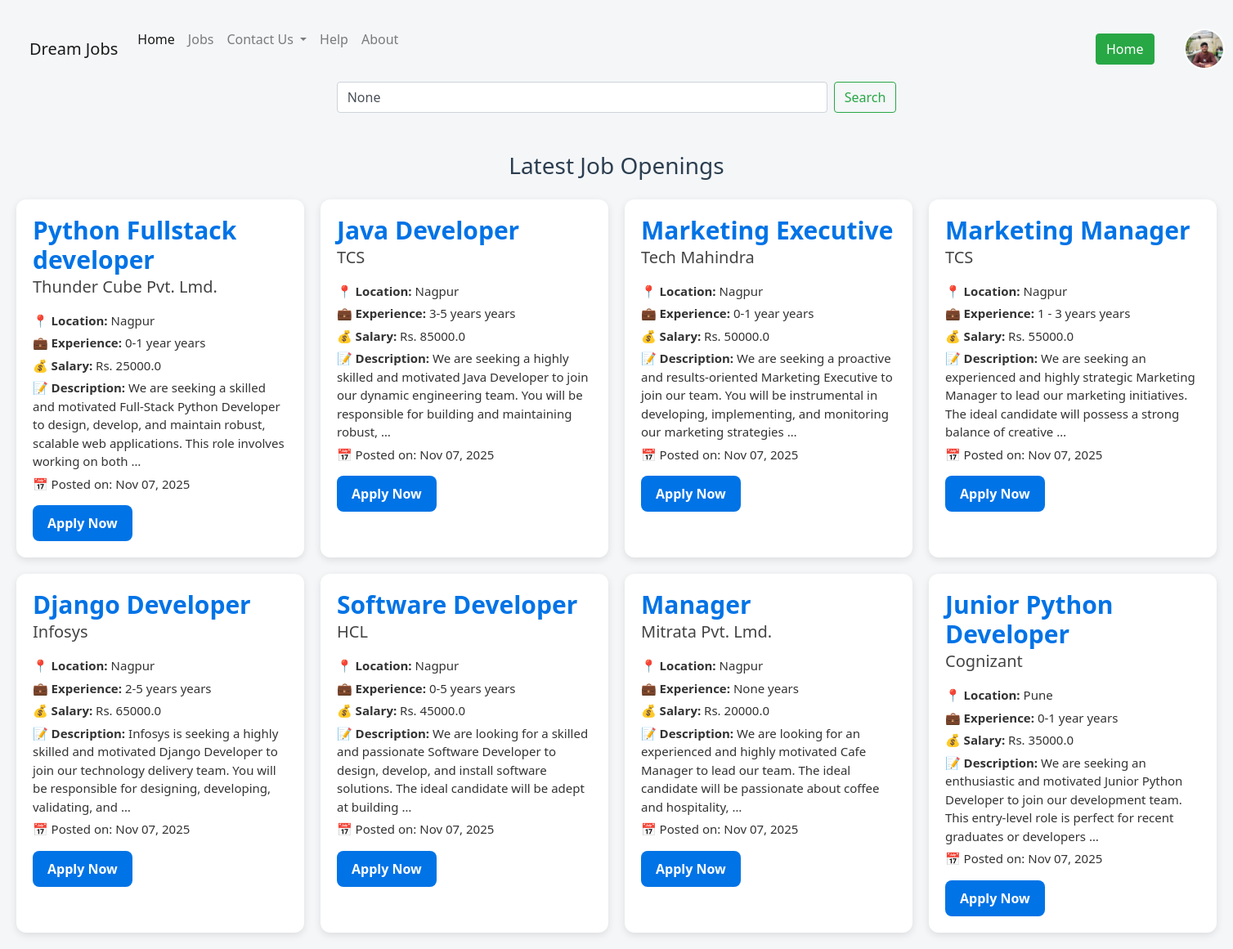
The app's page /jobs/ (signed in) with its own data.
### jobapp2/models.py (models this page shows, shortened)
class Profile(models.Model):
    user          = models.OneToOneField(settings.AUTH_USER_MODEL, on_delete=models.CASCADE)
    phone         = models.CharField(max_length=10, blank=True, null=True, validators=[mob_regex])
    address       = models.TextField(blank=True, null=True)
    profile_pic   = models.ImageField(upload_to="profile_pics/", default="default-avatar.png", blank=True, null=True)
    skills        = models.TextField(blank=True, null=True)
    experience    = models.TextField(blank=True, null=True)
    resume        = models.FileField(upload_to="resumes/", blank=True, null=True)
    github        = models.URLField(blank=True , null=True)

### jobapp/models.py (models this page shows, shortened)
class ItJobs(models.Model):
    industry_choices = [
        ("it", "IT"),
        ("mechanical", "Mechanical"),
        ("civil", "Civil"),
        ("management", "Management"),
        ("electrical","Electrical"),
        ("healthcare","HealthCare"),
        ("other","Other"),
    ]
    job_type_choices = [
        ("full-time","Full-Time"),
        ("part-time", "Part-Time"),
        ("hybrid", "Hybrid"),
        ("internship", "Internship"),
        ("freelacing", "Freelancing"),
        ("other", "Other"),
    ]
    company_name                = models.CharField(max_length=100)
    industry                    = models.CharField('Industry', max_length= 30, choices=industry_choices, default='Select-Industry')
    company_email               = models.EmailField('Company Email', default="Ex. abc@gmail.com")
    contact_person_name         = models.CharField('Contact Person Name', max_length=50)
    contact_person_email        = models.EmailField('Contact Person Email', default="Ex. abc@gmail.com")
    contact_person_mobile       = models.CharField('Contact Person Mobile Number', max_length=10, validators=[mob_regex])
    company_address             = models.TextField('Company Address')
    company_description         = models.TextField('Company Description')
    job_title                   = models.CharField('Job Title' , max_length=100)
    job_type                    = models.CharField('Job Type', max_length=20, choices=job_type_choices, default="Select-Job-Type")
    num_vacancy                 = models.IntegerField('Number of Vacancies')
    job_location                = models.CharField('Location' , max_length=100, default="Enter-City")
    job_discription             = models.TextField('Job Description' ,null=True , blank=True)
    key_skiils                  = models.TextField('Required Skills')
    experience                  = models.CharField('Experience Required', null=True, blank=True)
    Edu_qualification           = models.TextField('Education Qualification')
    pass_batch                  = models.CharField('Passout Batch', null=True, blank=True)
    salary                      = models.FloatField('Salary per Month')
    app_deadline                = models.DateField('Application Deadline')
    hiring_process              = models.TextField('Hiring Process')
    posted_on                   = models.DateTimeField(auto_now_add=True)
    posted_by = models.ForeignKey(
        settings.AUTH_USER_MODEL,
        on_delete = models.CASCADE,
        related_name = "jobs",
        null=True,
        blank=True
    )

### jobapp2/views.py (the view)
# urls.py: path('jobs/',views.all_jobs, name='jobs'),
def all_jobs(request):
    query = request.GET.get('q')
    if query:
        jobs = ItJobs.objects.filter(
            company_name__icontains=query
        ) | ItJobs.objects.filter(
            industry__icontains=query
        ) | ItJobs.objects.filter(
            job_title__icontains=query
        ) | ItJobs.objects.filter(
            job_location__icontains=query
        )
    else:
        jobs = ItJobs.objects.all()
    profile = None
    if request.user.is_authenticated:
        profile = Profile.objects.filter(user=request.user).first()
    context={
        'jobs' : jobs,
        'query' : query,
        'profile' : profile
    }
    return render(request, 'jobapp2/jobs.html', context)

### jobapp2/templates/jobapp2/jobs.html (shortened to what this page needs)
<!doctype html>
<html lang="en">
<head>
    {% load static %}
    <link rel="stylesheet" href="https://cdn.jsdelivr.net/npm/bootstrap@4.0.0/dist/css/bootstrap.min.css">
    <link rel="stylesheet" href="{% static 'css/job_list.css' %}">
</head>
<body>
  <nav class="navbar navbar-expand-lg navbar-light bg-light" style="background: transparent !important;">
  <a class="navbar-brand" href="{% url 'home' %}">Dream Jobs</a>
  <div class="collapse navbar-collapse" id="navbarSupportedContent">
    <ul class="navbar-nav mr-auto">
      <li class="nav-item active">
        <a class="nav-link" href="{% url 'home' %}">Home <span class="sr-only">(current)</span></a>
      </li>
      <li class="nav-item">
        <a class="nav-link" href="/jobs/">Jobs</a>
      </li>
      <li class="nav-item dropdown">
        <a class="nav-link dropdown-toggle" href="#" id="navbarDropdown" role="button" data-toggle="dropdown" aria-haspopup="true" aria-expanded="false">
          Contact Us
        </a>&nbsp;&nbsp;
      </li>
      <li class="nav-item">
        <a class="nav-link" href="/help/">Help</a>
      </li>
      <li>
        <a class="nav-link" href="/about/">About</a>
      </li>
      <div class="form-inline my-2 my-lg-0" style="position: relative; left: 185%;">
        <a class="btn btn-success" type="submit" href="{% url 'home' %}" role="button"> Home </a>
        {% if user.is_authenticated %}
          <div class="profile-icon" style="position: relative; left: 30%;">
            <a href="{% url 'dashboard_redirect' %}">
              {% if profile and profile.profile_pic %}
                <img src="{{ profile.profile_pic.url }}"
                  alt="Profile Picture"
                  class="rounded-circle"
                  style="width:50px; height:50px; object-fit: cover; border: 2px solid #fff;">
              {% else %}
                  <img src="{% static 'images/default-avatar.png' %}"
                    alt="Profile"
                    style="width:40px; height:40px; border-radius: 50%; background: white; padding: 5px;">
              {% endif %}
            </a>
          </div>
        {% else %}
            <a type="button" class="btn btn-light" href="/login/" style="color: #2a7bcb;">
              Login
            </a>
        {% endif %}
      </div>
    </ul>
</nav>
<form method="get" action="" class="form-inline my-2 my-lg-0" style="display: flex; justify-content: center;">
  <input class="form-control mr-sm-2"
         type="search"
         name="q"
         placeholder="Search by company, industry, title or location"
         aria-label="Search"
         value="{{ query }}"
         style="width: 600px;">
  <button class="btn btn-outline-success my-2 my-sm-0" type="submit">Search</button>
</form>
<br><br>
    <h2 class="page-title text-center mb-4">Latest Job Openings</h2>
    <div class="jobs-container">
        {% for job in jobs %}
  <div class="job-card">
    <a href="{% url 'job_details_only' job.id %}" class="job-card-link">
      <div class="job-header">
          <h3 class="job-title">{{ job.job_title }}</h3>
          <span class="company">{{ job.company_name }}</span>
      </div>
      <div class="job-info">
          <p><strong>📍 Location:</strong> {{ job.job_location }}</p>
          <p><strong>💼 Experience:</strong> {{ job.experience }} years</p>
          <p><strong>💰 Salary:</strong> Rs. {{ job.salary }}</p>
          <p><strong>📝 Description:</strong> {{ job.job_discription|truncatewords:25 }}</p>
          <p class="posted">📅 Posted on: {{ job.posted_on|date:"M d, Y" }}</p>
      </div>
      <div class="job-actions">
        {% if user.is_authenticated %}
          <a href="{% url 'apply_job' job.id %}" class="btn-apply" onclick="event.stopPropagation()">Apply Now</a>
        {% else %}
          <a href="{% url 'login' %}" class="btn-apply" onclick="event.stopPropagation()">Apply Now</a>
        {% endif %}
      </div>
    </a>
  </div>
        {% empty %}
        <p class="text-center text-muted">No jobs available.</p>
        {% endfor %}
    </div>
</body>
</html>

### jobapp2/static/css/job_list.css (style rules this page uses)
body { font-family: 'Segoe UI', Tahoma, Geneva, Verdana, sans-serif; background: #f4f6f8; margin: 0; padding: 20px; }
.page-title { text-align: center; font-size: 28px; color: #2c3e50; margin-bottom: 30px; }
.jobs-container { display: grid; grid-template-columns: repeat(auto-fit, minmax(350px, 1fr)); gap: 20px; }
.job-card { background: #fff; border-radius: 12px; padding: 20px; box-shadow: 0 3px 10px rgba(0,0,0,0.1); transition: 0.3s ease; position: relative; }
.job-header { margin-bottom: 15px; }
.job-title { font-size: 30px; font-weight: bold; color: #0073e6; margin: 0; }
.company { display: block; color: #444; font-size: 20px; }
.job-info p { margin: 5px 0; color: #333; font-size: 15px; }
.posted { font-size: 13px; color: #777; }
.job-actions { margin-top: 15px; }
.btn-apply { display: inline-block; padding: 10px 18px; background: #0073e6; color: #fff; text-decoration: none; border-radius: 8px; font-weight: bold; transition: background 0.3s; }

### records on screen
Profile: profile_pic (picture)
ItJobs: job_title "Python Fullstack developer", company_name "Thunder Cube Pvt. Lmd.", job_location "Nagpur", experience "0-1 year", salary "25000.0", job_discription "We are seeking a skilled and motivated Full-Stack Python Developer to design, develop, and maintain robust, scalable web applications. This role involves working on both …", posted_on "Nov 07, 2025"
ItJobs: job_title "Java Developer", company_name "TCS", job_location "Nagpur", experience "3-5 years", salary "85000.0", job_discription "We are seeking a highly skilled and motivated Java Developer to join our dynamic engineering team. You will be responsible for building and maintaining robust, …", posted_on "Nov 07, 2025"
ItJobs: job_title "Marketing Executive", company_name "Tech Mahindra", job_location "Nagpur", experience "0-1 year", salary "50000.0", job_discription "We are seeking a proactive and results-oriented Marketing Executive to join our team. You will be instrumental in developing, implementing, and monitoring our marketing strategies …", posted_on "Nov 07, 2025"
ItJobs: job_title "Marketing Manager", company_name "TCS", job_location "Nagpur", experience "1 - 3 years", salary "55000.0", job_discription "We are seeking an experienced and highly strategic Marketing Manager to lead our marketing initiatives. The ideal candidate will possess a strong balance of creative …", posted_on "Nov 07, 2025"
ItJobs: job_title "Django Developer", company_name "Infosys", job_location "Nagpur", experience "2-5 years", salary "65000.0", job_discription "Infosys is seeking a highly skilled and motivated Django Developer to join our technology delivery team. You will be responsible for designing, developing, validating, and …", posted_on "Nov 07, 2025"
ItJobs: job_title "Software Developer", company_name "HCL", job_location "Nagpur", experience "0-5 years", salary "45000.0", job_discription "We are looking for a skilled and passionate Software Developer to design, develop, and install software solutions. The ideal candidate will be adept at building …", posted_on "Nov 07, 2025"
ItJobs: job_title "Manager", company_name "Mitrata Pvt. Lmd.", job_location "Nagpur", experience "None", salary "20000.0", job_discription "We are looking for an experienced and highly motivated Cafe Manager to lead our team. The ideal candidate will be passionate about coffee and hospitality, …", posted_on "Nov 07, 2025"
ItJobs: job_title "Junior Python Developer", company_name "Cognizant", job_location "Pune", experience "0-1 year", salary "35000.0", job_discription "We are seeking an enthusiastic and motivated Junior Python Developer to join our development team. This entry-level role is perfect for recent graduates or developers …", posted_on "Nov 07, 2025"
